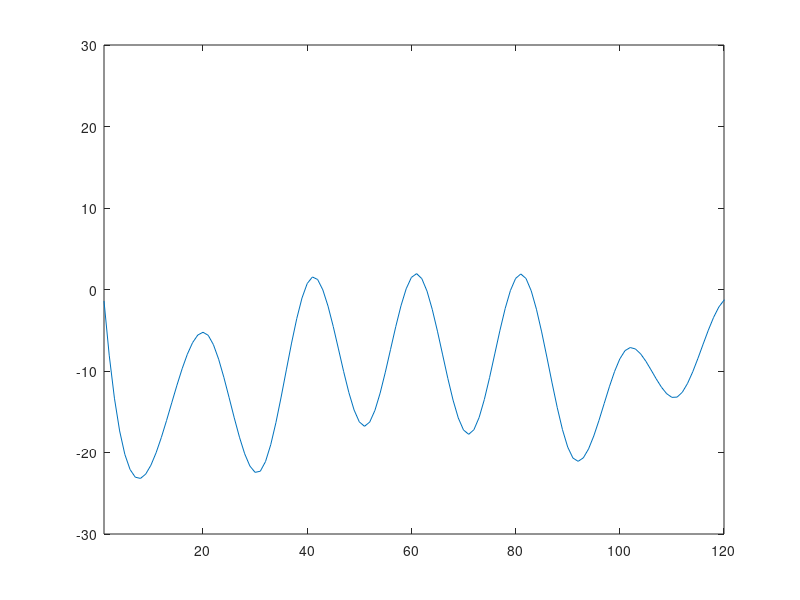

Write the MATLAB code that produced this figure. (Note: this script raises an error after producing the figure.)
%生成插值数据2991个，
data_O=[2 -13;7 -7;16 0;17 2;22 7];
data_N=[];
for i=1:5
    for j=1:30
        data_N=[data_N;data_O(i,1)+(10*rand-10),data_O(i,2)+(10*rand-10)];
    end
end
data_temp=zeros(1,300);
data_temp(1:2:end)=data_N(1:end,1);
data_temp(2:2:end)=data_N(1:end,2);

time=1:300;
x=1:0.1:300;
y=spline(time,data_temp,x);
plot(y);
xlim([1 120]);
y=round(y*100)/100;
writematrix(y);